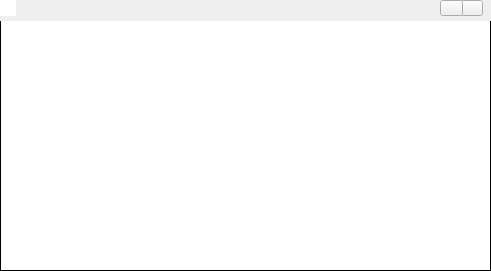
<?xml version="1.0" encoding="UTF-8"?>
<ui version="4.0">
 <class>Dialog</class>
 <widget class="QDialog" name="Dialog">
  <property name="geometry">
   <rect>
    <x>0</x>
    <y>0</y>
    <width>491</width>
    <height>271</height>
   </rect>
  </property>
  <property name="windowTitle">
   <string>换肤中心</string>
  </property>
  <property name="autoFillBackground">
   <bool>false</bool>
  </property>
  <property name="styleSheet">
   <string notr="true"/>
  </property>
  <widget class="SkinListWidth" name="listWidget_Skin">
   <property name="geometry">
    <rect>
     <x>0</x>
     <y>20</y>
     <width>491</width>
     <height>251</height>
    </rect>
   </property>
   <property name="mouseTracking">
    <bool>true</bool>
   </property>
   <property name="layoutDirection">
    <enum>Qt::LeftToRight</enum>
   </property>
   <property name="autoFillBackground">
    <bool>false</bool>
   </property>
   <property name="styleSheet">
    <string notr="true"/>
   </property>
   <property name="frameShape">
    <enum>QFrame::Box</enum>
   </property>
   <property name="frameShadow">
    <enum>QFrame::Plain</enum>
   </property>
   <property name="movement">
    <enum>QListView::Static</enum>
   </property>
   <property name="flow">
    <enum>QListView::LeftToRight</enum>
   </property>
  </widget>
  <widget class="CBaseTitleBar" name="widget_change_Title" native="true">
   <property name="geometry">
    <rect>
     <x>0</x>
     <y>0</y>
     <width>491</width>
     <height>21</height>
    </rect>
   </property>
   <property name="autoFillBackground">
    <bool>true</bool>
   </property>
   <property name="styleSheet">
    <string notr="true"/>
   </property>
   <widget class="QToolButton" name="toolButton_Close">
    <property name="geometry">
     <rect>
      <x>460</x>
      <y>0</y>
      <width>23</width>
      <height>16</height>
     </rect>
    </property>
    <property name="autoFillBackground">
     <bool>false</bool>
    </property>
    <property name="styleSheet">
     <string notr="true">border-image: url(:/back_group/Resources/min_button/minback.png);</string>
    </property>
    <property name="text">
     <string/>
    </property>
    <property name="icon">
     <iconset>
      <normaloff>Resources/min_button/close.png</normaloff>Resources/min_button/close.png</iconset>
    </property>
    <property name="popupMode">
     <enum>QToolButton::DelayedPopup</enum>
    </property>
    <property name="toolButtonStyle">
     <enum>Qt::ToolButtonFollowStyle</enum>
    </property>
    <property name="arrowType">
     <enum>Qt::NoArrow</enum>
    </property>
   </widget>
   <widget class="QToolButton" name="toolButton_Min">
    <property name="geometry">
     <rect>
      <x>440</x>
      <y>0</y>
      <width>23</width>
      <height>16</height>
     </rect>
    </property>
    <property name="autoFillBackground">
     <bool>false</bool>
    </property>
    <property name="styleSheet">
     <string notr="true">border-image: url(:/back_group/Resources/min_button/minback.png);</string>
    </property>
    <property name="text">
     <string/>
    </property>
    <property name="icon">
     <iconset>
      <normaloff>Resources/min_button/minb1.png</normaloff>Resources/min_button/minb1.png</iconset>
    </property>
    <property name="popupMode">
     <enum>QToolButton::DelayedPopup</enum>
    </property>
    <property name="toolButtonStyle">
     <enum>Qt::ToolButtonFollowStyle</enum>
    </property>
    <property name="arrowType">
     <enum>Qt::NoArrow</enum>
    </property>
   </widget>
   <widget class="QGraphicsView" name="graphicsView">
    <property name="geometry">
     <rect>
      <x>0</x>
      <y>0</y>
      <width>16</width>
      <height>16</height>
     </rect>
    </property>
    <property name="styleSheet">
     <string notr="true">background-image: url(:/back_group/Resources/min_button/catalog_8.png);</string>
    </property>
    <property name="frameShape">
     <enum>QFrame::NoFrame</enum>
    </property>
   </widget>
  </widget>
 </widget>
 <customwidgets>
  <customwidget>
   <class>SkinListWidth</class>
   <extends>QListWidget</extends>
   <header>skinlistwidth.h</header>
  </customwidget>
  <customwidget>
   <class>CBaseTitleBar</class>
   <extends>QWidget</extends>
   <header>../Common/CommonUI/CommonTitleBar.h</header>
   <container>1</container>
  </customwidget>
 </customwidgets>
 <resources>
  <include location="saftui.qrc"/>
 </resources>
 <connections/>
</ui>
